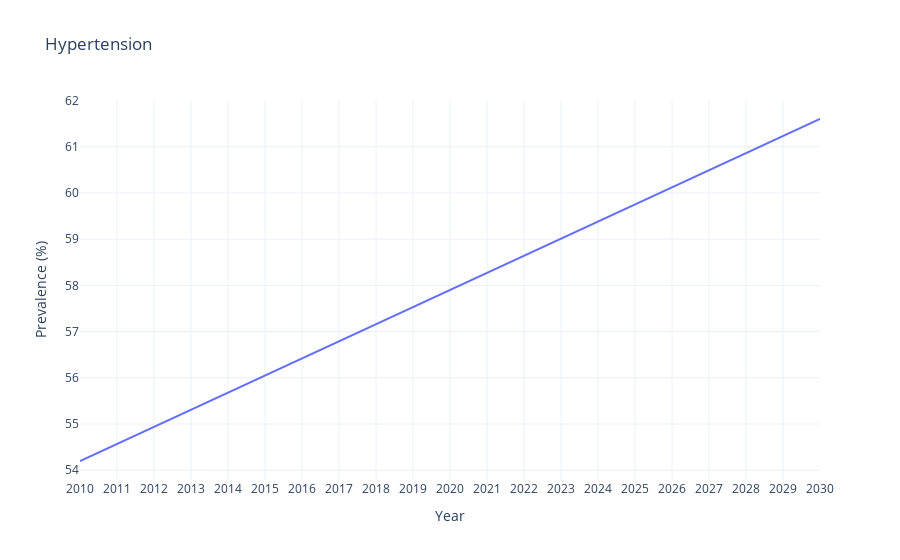

Notebook cell for this chart:
### Code cell
line_chart(final_df_corrected, 'Hypertension')

### Figure 1 — Plotly figure (JSON) as saved in the notebook; plotly's stock layout.template omitted (floating-point values rounded to 4 significant figures)
{"data": [{"hovertemplate": "Year=%{x}<br>Prevalence (%)=%{y}<extra></extra>", "legendgroup": "", "line": {"color": "#636efa", "dash": "solid"}, "marker": {"symbol": "circle"}, "mode": "lines", "name": "", "orientation": "v", "showlegend": false, "type": "scatter", "x": [2010, 2011, 2012, 2013, 2014, 2015, 2016, 2017, 2018, 2019, 2020, 2021, 2022, 2023, 2024, 2025, 2026, 2027, 2028, 2029, 2030], "xaxis": "x", "y": [54.2, 54.57, 54.94, 55.31, 55.68, 56.05, 56.42, 56.79, 57.16, 57.53, 57.9, 58.27, 58.64, 59.01, 59.38, 59.75, 60.12, 60.49, 60.86, 61.23, 61.6], "yaxis": "y"}], "layout": {"legend": {"tracegroupgap": 0}, "title": {"text": "Hypertension"}, "xaxis": {"anchor": "y", "domain": [0, 1], "dtick": 1, "tick0": 2010, "tickmode": "linear", "title": {"text": "Year"}}, "yaxis": {"anchor": "x", "domain": [0, 1], "title": {"text": "Prevalence (%)"}}}}
